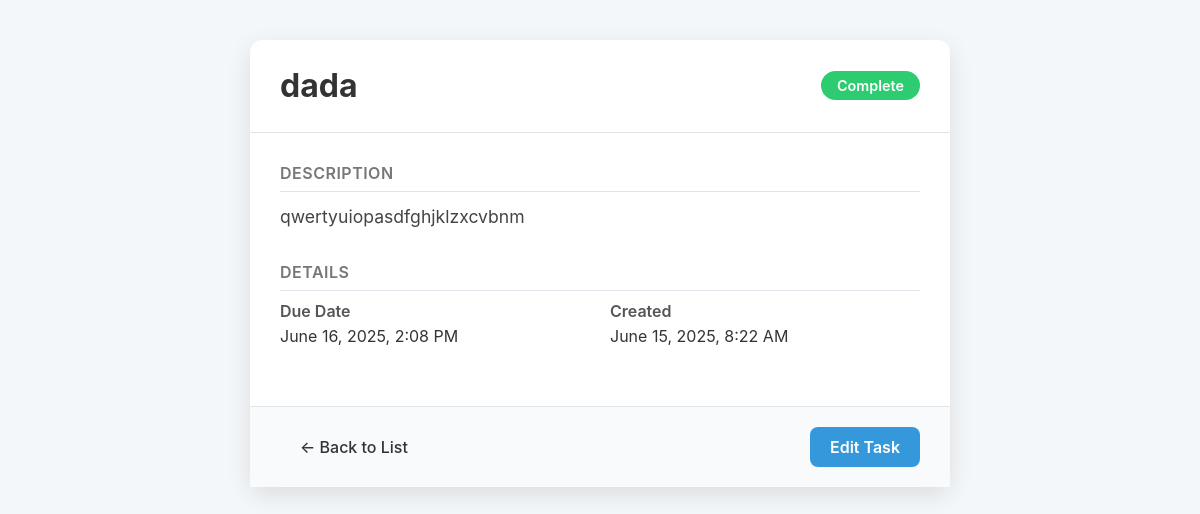
The page /crud_opp/crud_opp/2/description_view/ on the database its author committed.
### crud_opp/models.py (models this page shows, shortened)
class Task(models.Model):
    name = models.CharField(max_length=50)
    description = models.TextField()
    created_date = models.DateTimeField(default = timezone.now)
    complete_status = models.BooleanField(default= False)
    due_date = models.DateTimeField()

### crud_opp/views.py (the view)
# urls.py: path('crud_opp/<int:pk>/description_view/', views.description_view, name='description_view'),
def description_view(request, pk):
    task = get_object_or_404(Task, pk= pk)
    return render(request, 'description_view.html', {'task': task})

### crud_opp/templates/description_view.html (shortened to what this page needs)
<!DOCTYPE html>
<html lang="en">
<head>
</head>
<body>
    <div class="detail-container">
        <header class="detail-header">
            <h1>{{ task.name }}</h1>
            {% if task.complete_status %}
                <span class="status-badge status-complete">Complete</span>
            {% else %}
                <span class="status-badge status-pending">Pending</span>
            {% endif %}
        </header>
        <div class="detail-content">
            <div class="detail-section">
                <h2 class="section-title">Description</h2>
                {% if task.description %}
                    <p class="section-text">{{ task.description|linebreaksbr }}</p>
                {% else %}
                    <p class="section-text section-text-empty">No description was provided for this task.</p>
                {% endif %}
            </div>
            <div class="detail-section">
                <h2 class="section-title">Details</h2>
                <div class="metadata-grid">
                    <div class="metadata-item">
                        <span class="metadata-label">Due Date</span>
                        {% load tz %}
                        {% timezone "UTC" %}
                        <span class="metadata-value {% if task.due_date < now and not task.complete_status %}overdue{% endif %}">
                            {{ task.due_date|date:"F j, Y, g:i A" }}
                        </span>
                        {% endtimezone %}
                    </div>
                    <div class="metadata-item">
                        <span class="metadata-label">Created</span>
                        <span class="metadata-value">{{ task.created_date|date:"F j, Y, g:i A" }}</span>
                    </div>
                </div>
            </div>
        </div>
        <footer class="detail-footer">
            <a href="{% url 'read' %}" class="btn btn-secondary">← Back to List</a>
            <a href="{% url 'update' task.pk %}" class="btn btn-primary">Edit Task</a>
        </footer>
    </div>
</body>
</html>

### crud_opp/templates/description_view.html (style rules this page uses)
:root { --primary-color: #3498db; --primary-color-dark: #2980b9; --secondary-color: #7f8c8d; --success-color: #2ecc71; --danger-color: #e74c3c; --background-color: #f4f7f9; --card-background: #ffffff; --text-color: #333; --border-color: #e1e4e8; }
*, *::before, *::after { box-sizing: border-box; margin: 0; padding: 0; }
body { font-family: -apple-system, BlinkMacSystemFont, "Segoe UI", Roboto, Helvetica, Arial, sans-serif; background-color: var(--background-color); color: var(--text-color); padding: 40px 20px; }
.detail-container { max-width: 700px; margin: 0 auto; background-color: var(--card-background); border-radius: 12px; box-shadow: 0 8px 25px rgba(0, 0, 0, 0.1); }
.detail-header { display: flex; justify-content: space-between; align-items: center; padding: 25px 30px; border-bottom: 1px solid var(--border-color); gap: 15px; }
.detail-header h1 { font-size: 2rem; line-height: 1.3; margin: 0; }
.status-badge { padding: 6px 16px; border-radius: 20px; font-size: 0.9rem; font-weight: 600; color: white; white-space: nowrap; flex-shrink: 0; }
.status-complete { background-color: var(--success-color); }
.detail-content { padding: 30px; }
.detail-section { margin-bottom: 30px; }
.section-title { font-size: 1rem; font-weight: 600; color: #777; text-transform: uppercase; letter-spacing: 0.5px; margin-bottom: 10px; border-bottom: 1px solid var(--border-color); padding-bottom: 8px; }
.section-text { font-size: 1.1rem; line-height: 1.7; color: #444; }
.metadata-grid { display: grid; grid-template-columns: repeat(auto-fit, minmax(200px, 1fr)); gap: 20px; }
.metadata-item .metadata-label { font-weight: 600; color: #555; display: block; margin-bottom: 5px; }
.metadata-item .metadata-value { font-size: 1rem; }
.detail-footer { background-color: #f9fafb; padding: 20px 30px; border-top: 1px solid var(--border-color); display: flex; justify-content: space-between; align-items: center; }
.btn { padding: 10px 20px; border-radius: 8px; text-decoration: none; font-weight: 600; border: none; cursor: pointer; transition: all 0.2s ease-in-out; }
.btn-primary { background-color: var(--primary-color); color: white; }
.btn-secondary { color: var(--text-secondary); font-weight: 500; }

### rows shown on the page
Task: name "dada", description "qwertyuiopasdfghjklzxcvbnm", due_date "June 16, 2025, 2:08 PM", created_date "June 15, 2025, 8:22 AM"
